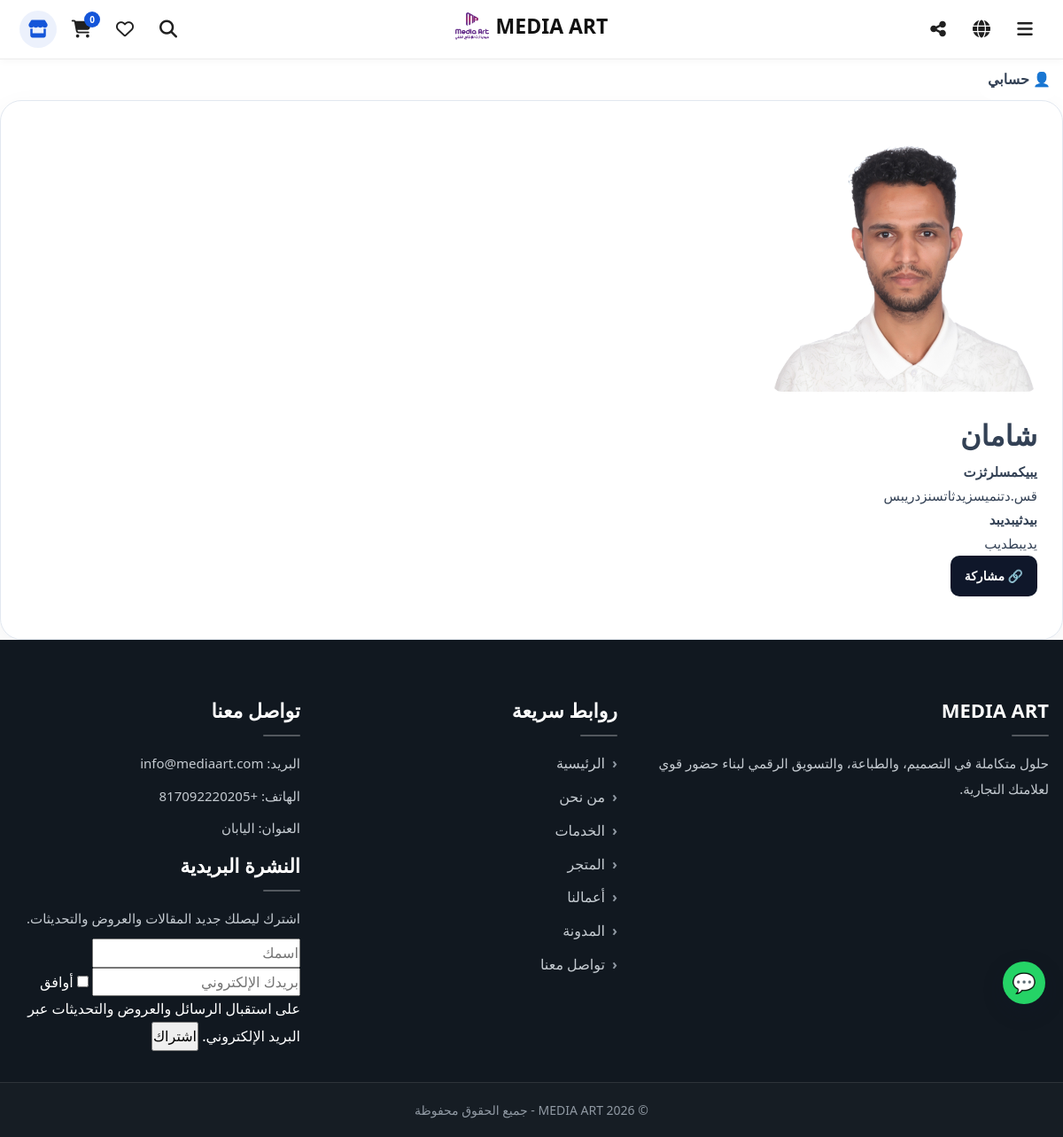
/team/شامان, run on the app's committed database.
### app/models/settings.py (models this page shows)
class SiteSetting(db.Model):
    id = db.Column(db.Integer, primary_key=True)
    site_name = db.Column(db.String(200))
    logo = db.Column(db.String(200))
    footer_text = db.Column(db.String(300))
    show_partners = db.Column(db.Boolean, default=True)

### app/models/team_member.py (models this page shows, shortened)
class TeamMember(db.Model):
    __tablename__ = "team_members"
    id = db.Column(db.Integer, primary_key=True)
    name_ar = db.Column(db.String(150), nullable=False)
    slug_ar = db.Column(db.String(150), unique=True, nullable=False)
    job_title_ar = db.Column(db.String(150), nullable=True)
    short_bio_ar = db.Column(db.Text, nullable=True)
    full_bio_ar = db.Column(db.Text, nullable=True)
    name_en = db.Column(db.String(150), nullable=True)
    slug_en = db.Column(db.String(150), unique=True, nullable=True)
    job_title_en = db.Column(db.String(150), nullable=True)
    short_bio_en = db.Column(db.Text, nullable=True)
    full_bio_en = db.Column(db.Text, nullable=True)
    name_ja = db.Column(db.String(150), nullable=True)
    slug_ja = db.Column(db.String(150), unique=True, nullable=True)
    job_title_ja = db.Column(db.String(150), nullable=True)
    short_bio_ja = db.Column(db.Text, nullable=True)
    full_bio_ja = db.Column(db.Text, nullable=True)
    name = db.Column(db.String(150), nullable=False)
    slug = db.Column(db.String(150), unique=True, nullable=False)
    job_title = db.Column(db.String(150), nullable=True)
    short_bio = db.Column(db.Text, nullable=True)
    full_bio = db.Column(db.Text, nullable=True)
    image = db.Column(db.String(255), nullable=True)
    display_order = db.Column(db.Integer, nullable=False, default=0)
    is_active = db.Column(db.Boolean, nullable=False, default=True)
    show_on_home = db.Column(db.Boolean, default=False)
    def get_name(self, lang="ar"):
        if lang == "en" and self.name_en:
            return self.name_en
        if lang == "ja" and self.name_ja:
            return self.name_ja
        return self.name_ar or self.name
    def get_job_title(self, lang="ar"):
        if lang == "en" and self.job_title_en:
            return self.job_title_en
        if lang == "ja" and self.job_title_ja:
            return self.job_title_ja
        return self.job_title_ar or self.job_title
    def get_full_bio(self, lang="ar"):
        if lang == "en" and self.full_bio_en:
            return self.full_bio_en
        if lang == "ja" and self.full_bio_ja:
            return self.full_bio_ja
        return self.full_bio_ar or self.full_bio

### app/routes/main.py (the view)
@main_bp.route("/team/<slug>")
def team_member_profile(slug):
    member = TeamMember.query.filter(
        or_(
            TeamMember.slug == slug,
            TeamMember.slug_ar == slug,
            TeamMember.slug_en == slug,
            TeamMember.slug_ja == slug
        ),
        TeamMember.is_active == True
    ).first_or_404()
    setting = SiteSetting.query.first()
    return render_template(
        "team/profile.html",
        member=member,
        setting=setting
    )

### app/templates/team/profile.html (shortened to what this page needs)
{% extends "base.html" %}
{% block content %}
<div class="page-card">
    {% set member_name = member.get_name(current_lang) %}
    {% set member_job = member.get_job_title(current_lang) %}
    {% set member_bio = member.get_full_bio(current_lang) %}
    {% if member.image %}
        <img src="{{ url_for('static', filename='uploads/' + member.image) }}"
             alt="{{ member_name }}"
             style="max-width:300px; border-radius:12px; margin-bottom:20px;">
    {% endif %}
    <h1>{{ member_name }}</h1>
    {% if member_job %}
        <p><strong>{{ member_job }}</strong></p>
    {% endif %}
    {% if member_bio %}
        <div class="member-bio">
            {{ member_bio | safe }}
        </div>
    {% endif %}
    <button type="button"
            class="share-btn"
            data-title="{{ member_name }}"
            data-url="{{ request.url }}"
            onclick="shareMember(this)">
        🔗
        {% if current_lang == "en" %}
            Share
        {% elif current_lang == "ja" %}
            共有
        {% else %}
            مشاركة
        {% endif %}
    </button>
</div>
{% endblock %}

### app/templates/base.html (shortened to what this page needs)
<!DOCTYPE html>
<html lang="{{ current_lang }}" dir="{% if current_lang == 'ar' %}rtl{% else %}ltr{% endif %}">
<head>
    <link rel="stylesheet" href="https://cdnjs.cloudflare.com/ajax/libs/font-awesome/6.5.0/css/all.min.css">
    <link
    rel="stylesheet"
    href="{{ url_for('static', filename='css/pages/customer.css') }}">
    <link rel="stylesheet" href="{{ url_for('static', filename='css/design-system.css') }}">
    <link rel="stylesheet"
      href="{{ url_for('static', filename='css/ui.css') }}">
      <link rel="stylesheet"
      href="{{ url_for('static', filename='css/layout.css') }}">
    <link rel="stylesheet" href="{{ url_for('static', filename='css/main.css', v='20260730-2') }}">
    <link rel="stylesheet" href="{{ url_for('static', filename='css/parts/final-shop.css') }}">
    <link rel="stylesheet" href="{{ url_for('static', filename='css/parts/final-footer.css') }}">
</head>
<body>
<div class="account-dropdown">
    <button class="account-btn">
        👤
        {% if current_user.is_authenticated %}
            {{ current_user.username }}
        {% else %}
            {% if current_lang == "en" %}
                Account
            {% elif current_lang == "ja" %}
                アカウント
            {% else %}
                حسابي
            {% endif %}
        {% endif %}
    </button>
</div>
<a href="https://wa.me/817092220205"
   target="_blank"
   class="floating-whatsapp-btn">
    💬
</a>
{% set is_shop_page = request.blueprint == "shop" %}
<header
    id="siteHeader"
    class="site-header site-header-shop"
    data-is-shop-page="{{ 'true' if is_shop_page else 'false' }}"
    data-shop-url="{{ url_for('shop.index') }}"
>
        <div class="shop-main-header-row">
            <div class="shop-header-primary-actions">
                <a
                    href="{{ url_for('shop.index') }}"
                    class="shop-header-icon-btn shop-header-store-btn"
                    aria-label="{% if current_lang == 'en' %}Visit Store{% elif current_lang == 'ja' %}ショップを見る{% else %}زيارة المتجر{% endif %}"
                    title="{% if current_lang == 'en' %}Visit Store{% elif current_lang == 'ja' %}ショップを見る{% else %}زيارة المتجر{% endif %}"
                >
                    <i class="fa-solid fa-store"></i>
                </a>
                <a
                    href="{{ url_for('shop.cart') }}"
                    class="shop-header-icon-btn"
                    aria-label="{% if current_lang == 'en' %}Cart{% elif current_lang == 'ja' %}カート{% else %}السلة{% endif %}"
                >
                    <i class="fa-solid fa-cart-shopping"></i>
                    <span
                        class="shop-header-cart-count"
                        data-cart-count
                    >
                        {{ session.get('cart', [])|length }}
                    </span>
                </a>
                <a
                    href="{{ url_for('shop.favorites') }}"
                    class="shop-header-icon-btn"
                    aria-label="{% if current_lang == 'en' %}Favorites{% elif current_lang == 'ja' %}お気に入り{% else %}المفضلة{% endif %}"
                >
                    <i class="fa-regular fa-heart"></i>
                </a>
<div class="shop-header-search-wrapper">
    <button
        type="button"
        class="shop-header-icon-btn"
        data-shop-search-button
        aria-label="{% if current_lang == 'en' %}Search{% elif current_lang == 'ja' %}検索{% else %}البحث{% endif %}"
        aria-expanded="false"
    >
        <i class="fa-solid fa-magnifying-glass"></i>
    </button>
</div>
            </div>
<div class="shop-header-center">
    <a
        href="{{ url_for('main.home') }}"
        class="shop-header-brand"
        data-shop-header-brand
    >
        {% if setting and setting.logo %}
            <img
                src="{{ url_for('static', filename='uploads/' + setting.logo) }}"
                alt="{{ setting.site_name if setting and setting.site_name else 'MEDIA ART' }}"
            >
        {% endif %}
        <span>
            {{ setting.site_name if setting and setting.site_name else "MEDIA ART" }}
        </span>
    </a>
</div>
            <div class="shop-header-secondary-actions">
                <div class="shop-header-dropdown-wrapper">
                    <button
                        type="button"
                        class="shop-header-icon-btn"
                        data-shop-dropdown-button="share"
                        aria-label="{% if current_lang == 'en' %}Share{% elif current_lang == 'ja' %}共有{% else %}مشاركة{% endif %}"
                        aria-expanded="false"
                    >
                        <i class="fa-solid fa-share-nodes"></i>
                    </button>
                </div>
                <div class="shop-header-dropdown-wrapper">
                    <button
                        type="button"
                        class="shop-header-icon-btn"
                        data-shop-dropdown-button="language"
                        aria-label="{% if current_lang == 'en' %}Language{% elif current_lang == 'ja' %}言語{% else %}اللغة{% endif %}"
                        aria-expanded="false"
                    >
                        <i class="fa-solid fa-globe"></i>
                    </button>
                </div>
                <div class="shop-header-dropdown-wrapper">
                    <button
                        type="button"
                        class="shop-header-icon-btn"
                        data-shop-dropdown-button="menu"
                        aria-label="{% if current_lang == 'en' %}Menu{% elif current_lang == 'ja' %}メニュー{% else %}القائمة{% endif %}"
                        aria-expanded="false"
                    >
                        <i class="fa-solid fa-bars"></i>
                    </button>
                </div>
            </div>
        </div>
</header>
<main class="site-main">
    {% block content %}{% endblock %}
</main>
<footer class="site-footer">
    <div class="container footer-grid">
        <div class="footer-col">
            <h3>MEDIA ART</h3>
            <p>{{ tr.footer_text }}</p>
        </div>
        <div class="footer-col">
            <h4>{{ tr.quick_links }}</h4>
            <ul class="footer-links">
                <li><a href="{{ url_for('main.home') }}">{{ tr.home }}</a></li>
                <li><a href="{{ url_for('about.index') }}">{{ tr.about }}</a></li>
                <li><a href="{{ url_for('services.index') }}">{{ tr.services }}</a></li>
                <li><a href="{{ url_for('shop.index') }}">{{ tr.shop }}</a></li>
                <li><a href="{{ url_for('portfolio.index') }}">{{ tr.portfolio }}</a></li>
                <li><a href="{{ url_for('blog.index') }}">{{ tr.blog }}</a></li>
                <li><a href="{{ url_for('contact.index') }}">{{ tr.contact }}</a></li>
            </ul>
        </div>
        <div class="footer-col">
            <h4>{{ tr.contact }}</h4>
            <p>{{ tr.email }}: info@mediaart.com</p>
            <p>{{ tr.phone }}: +817092220205</p>
            <p>{{ tr.address }}: {{ tr.japan }}</p>
            <div class="footer-col">
    <h4>
        {% if current_lang == "en" %}
            Newsletter
        {% elif current_lang == "ja" %}
            ニュースレター
        {% else %}
            النشرة البريدية
        {% endif %}
    </h4>
    <p>
        {% if current_lang == "en" %}
            Subscribe to receive our latest updates and offers.
        {% elif current_lang == "ja" %}
            最新情報やお知らせを受け取るために登録してください。
        {% else %}
            اشترك ليصلك جديد المقالات والعروض والتحديثات.
        {% endif %}
    </p>
    <form id="newsletterForm"
      method="POST"
      action="{{ url_for('newsletter.subscribe') }}"
      class="newsletter-form">
      <input type="text"
       name="name"
       placeholder="{% if current_lang == 'en' %}Your name{% elif current_lang == 'ja' %}お名前{% else %}اسمك{% endif %}">
        <input type="email"
               name="email"
               required
               placeholder="{% if current_lang == 'en' %}Your email{% elif current_lang == 'ja' %}メールアドレス{% else %}بريدك الإلكتروني{% endif %}">
               <label class="newsletter-consent">
        <input type="checkbox"
           name="consent"
           required>
    <span>
        {% if current_lang == "en" %}
            I agree to receive emails, offers, and updates.
        {% elif current_lang == "ja" %}
            メールによるお知らせや更新情報の受信に同意します。
        {% else %}
            أوافق على استقبال الرسائل والعروض والتحديثات عبر البريد الإلكتروني.
        {% endif %}
    </span>
</label>
        <button type="submit">
            {% if current_lang == "en" %}
                Subscribe
            {% elif current_lang == "ja" %}
                登録する
            {% else %}
                اشتراك
            {% endif %}
        </button>
    </form>
</div>
        </div>
    </div>
    <div class="footer-bottom">
        <div class="container">
            <p>© 2026 MEDIA ART - {{ tr.rights }}</p>
        </div>
    </div>
</footer>
</body>
</html>

### data on the page
SiteSetting: logo (picture), site_name "MEDIA ART"
TeamMember: image (picture), name_ar "شامان", job_title_ar "يبيكمسلرثزت", full_bio_ar "قس.دتنميسزيدثاتسنزدريبس بيدثيبديبد يديبطديب"

### other printed values
{{ session.get('cart', [])|length }} "0"
{{ tr.footer_text }} "حلول متكاملة في التصميم، والطباعة، والتسويق الرقمي لبناء حضور قوي لعلامتك التجارية."
{{ tr.quick_links }} "روابط سريعة"
{{ tr.home }} "الرئيسية"
{{ tr.about }} "من نحن"
{{ tr.services }} "الخدمات"
{{ tr.shop }} "المتجر"
{{ tr.portfolio }} "أعمالنا"
{{ tr.blog }} "المدونة"
{{ tr.contact }} "تواصل معنا"
{{ tr.email }} "البريد"
{{ tr.phone }} "الهاتف"
{{ tr.address }} "العنوان"
{{ tr.japan }} "اليابان"
{{ tr.rights }} "جميع الحقوق محفوظة"
